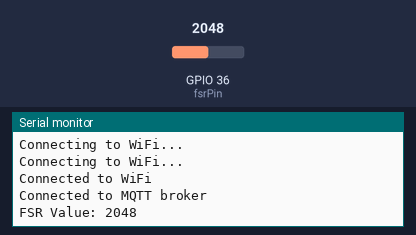
The sketch below on a simulated ESP32. Parts: the last lines printed to the serial monitor. Inputs (shaded band) come from the test bench; at power-on: GPIO 36 (fsrPin) = 2048. WiFi joins after 1.5 s; servers stay silent unless stated; no MQTT or app messages arrive unless stated.

Above: at 3.2 s.
3.3 s: GPIO 36 (fsrPin) set to 2866
At 8.5 s:
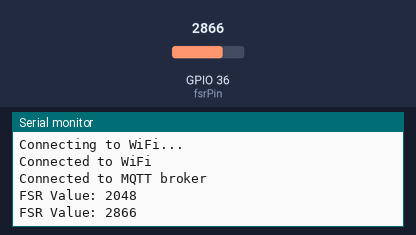
8.9 s: GPIO 36 (fsrPin) set to 3603
At 13.5 s:
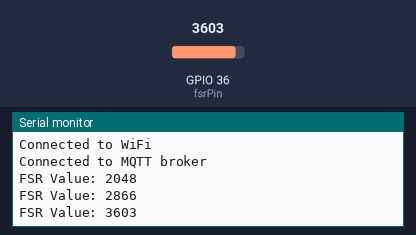
Timing chart, 0 to 15.0 s (numbered marks = the images above; inputs shaded):
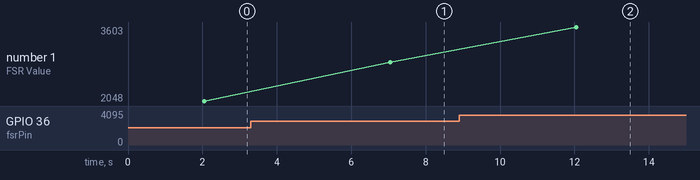

Measured:
- after the input at 3.3 s, the serial monitor: prints a new line after 3.8 s (image 1)
- after the input at 8.9 s, the serial monitor: prints a new line after 3.2 s (image 2)
- plotted number 1: 2048 → 2866 after the input at 3.3 s, 2866 → 3603 after the input at 8.9 s

The sketch:

parcel_shield_arduino.ino
```cpp
#include <WiFi.h>
#include <PubSubClient.h>

// Wifi details
const char* ssid = "Cracker boiz";
const char* password = "Xaviers3rdNut";

// HiveMQ Cloud details
const char* mqttServer = "broker.hivemq.com";
const int mqttPort = 1883;

// WiFiClientSecure to support TLS/SSL
WiFiClient wifiClient;
PubSubClient client(wifiClient);

const int fsrPin = A0; // FSR sensor connected to analog pin A0
int threshold = 900;// Int array to store the threshold values

void setup() {
  Serial.begin(9600);
  WiFi.begin(ssid, password);
  while (WiFi.status() != WL_CONNECTED) {
    delay(1000);
    Serial.println("Connecting to WiFi...");
  }
  Serial.println("Connected to WiFi");

  client.setServer(mqttServer, mqttPort);
  reconnect();
}

void loop() {
  if (!client.connected()) {
    reconnect();
  }
  client.loop();

  int fsrValue = analogRead(fsrPin);
  Serial.print("FSR Value: ");
  Serial.println(fsrValue);

  if (fsrValue > threshold) {
    client.publish("alerts/fsr", "present"); // Publish to the "alerts/fsr" topic
    delay(5000); // Don't overflood the broker
  }
  else {
    client.publish("alerts/fsr", "not present");
    delay(5000); // Don't overflood the broker
  }
}

void reconnect() {
  while (!client.connected()) {
    if (client.connect("arduino_client")) {
      Serial.println("Connected to MQTT broker");
    } else {
      Serial.print("Failed with state ");
      Serial.println(client.state());
      delay(2000);
    }
  }
}
```
